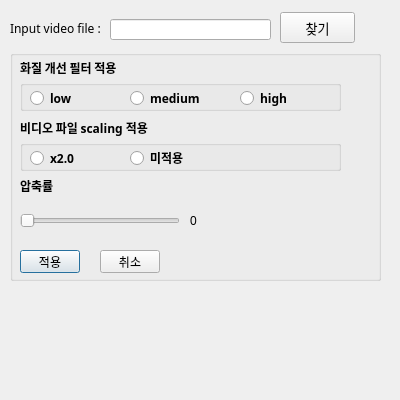
<?xml version="1.0" encoding="UTF-8"?>
<ui version="4.0">
 <class>Dialog</class>
 <widget class="QDialog" name="Dialog">
  <property name="geometry">
   <rect>
    <x>0</x>
    <y>0</y>
    <width>400</width>
    <height>400</height>
   </rect>
  </property>
  <property name="sizePolicy">
   <sizepolicy hsizetype="Fixed" vsizetype="Fixed">
    <horstretch>0</horstretch>
    <verstretch>0</verstretch>
   </sizepolicy>
  </property>
  <property name="minimumSize">
   <size>
    <width>350</width>
    <height>300</height>
   </size>
  </property>
  <property name="windowTitle">
   <string>video</string>
  </property>
  <property name="windowIcon">
   <iconset>
    <normaloff>../../Desktop/13011052/a.jpg</normaloff>../../Desktop/13011052/a.jpg</iconset>
  </property>
  <property name="modal">
   <bool>false</bool>
  </property>
  <widget class="QGroupBox" name="groupBox">
   <property name="geometry">
    <rect>
     <x>10</x>
     <y>50</y>
     <width>371</width>
     <height>231</height>
    </rect>
   </property>
   <property name="title">
    <string/>
   </property>
   <widget class="QLabel" name="label_2">
    <property name="geometry">
     <rect>
      <x>10</x>
      <y>10</y>
      <width>161</width>
      <height>16</height>
     </rect>
    </property>
    <property name="font">
     <font>
      <family>맑은 고딕</family>
      <weight>75</weight>
      <bold>true</bold>
     </font>
    </property>
    <property name="text">
     <string>화질 개선 필터 적용</string>
    </property>
   </widget>
   <widget class="QLabel" name="label_3">
    <property name="geometry">
     <rect>
      <x>10</x>
      <y>70</y>
      <width>161</width>
      <height>16</height>
     </rect>
    </property>
    <property name="font">
     <font>
      <family>맑은 고딕</family>
      <weight>75</weight>
      <bold>true</bold>
     </font>
    </property>
    <property name="text">
     <string>비디오 파일 scaling 적용</string>
    </property>
   </widget>
   <widget class="QLabel" name="label_4">
    <property name="geometry">
     <rect>
      <x>10</x>
      <y>130</y>
      <width>56</width>
      <height>12</height>
     </rect>
    </property>
    <property name="font">
     <font>
      <family>맑은 고딕</family>
      <weight>75</weight>
      <bold>true</bold>
     </font>
    </property>
    <property name="text">
     <string>압축률</string>
    </property>
   </widget>
   <widget class="QSlider" name="horizontalSlider">
    <property name="geometry">
     <rect>
      <x>10</x>
      <y>160</y>
      <width>160</width>
      <height>22</height>
     </rect>
    </property>
    <property name="orientation">
     <enum>Qt::Horizontal</enum>
    </property>
   </widget>
   <widget class="QPushButton" name="pushButton_2">
    <property name="geometry">
     <rect>
      <x>10</x>
      <y>200</y>
      <width>60</width>
      <height>23</height>
     </rect>
    </property>
    <property name="font">
     <font>
      <family>휴먼모음T</family>
     </font>
    </property>
    <property name="text">
     <string>적용</string>
    </property>
   </widget>
   <widget class="QPushButton" name="pushButton_3">
    <property name="geometry">
     <rect>
      <x>90</x>
      <y>200</y>
      <width>60</width>
      <height>23</height>
     </rect>
    </property>
    <property name="font">
     <font>
      <family>휴먼모음T</family>
     </font>
    </property>
    <property name="text">
     <string>취소</string>
    </property>
   </widget>
   <widget class="QGroupBox" name="groupBox_2">
    <property name="geometry">
     <rect>
      <x>10</x>
      <y>30</y>
      <width>321</width>
      <height>31</height>
     </rect>
    </property>
    <property name="autoFillBackground">
     <bool>false</bool>
    </property>
    <property name="title">
     <string/>
    </property>
    <property name="flat">
     <bool>true</bool>
    </property>
    <widget class="QRadioButton" name="radioButton_8">
     <property name="geometry">
      <rect>
       <x>220</x>
       <y>10</y>
       <width>90</width>
       <height>16</height>
      </rect>
     </property>
     <property name="font">
      <font>
       <family>함초롬돋움</family>
       <weight>75</weight>
       <bold>true</bold>
      </font>
     </property>
     <property name="text">
      <string>high</string>
     </property>
    </widget>
    <widget class="QRadioButton" name="radioButton_4">
     <property name="geometry">
      <rect>
       <x>10</x>
       <y>10</y>
       <width>90</width>
       <height>16</height>
      </rect>
     </property>
     <property name="font">
      <font>
       <family>함초롬돋움</family>
       <weight>75</weight>
       <bold>true</bold>
      </font>
     </property>
     <property name="text">
      <string>low</string>
     </property>
    </widget>
    <widget class="QRadioButton" name="radioButton_7">
     <property name="geometry">
      <rect>
       <x>110</x>
       <y>10</y>
       <width>90</width>
       <height>16</height>
      </rect>
     </property>
     <property name="font">
      <font>
       <family>함초롬돋움</family>
       <weight>75</weight>
       <bold>true</bold>
      </font>
     </property>
     <property name="text">
      <string>medium</string>
     </property>
    </widget>
   </widget>
   <widget class="QGroupBox" name="groupBox_3">
    <property name="geometry">
     <rect>
      <x>10</x>
      <y>90</y>
      <width>321</width>
      <height>31</height>
     </rect>
    </property>
    <property name="title">
     <string/>
    </property>
    <property name="flat">
     <bool>true</bool>
    </property>
    <widget class="QRadioButton" name="radioButton_12">
     <property name="geometry">
      <rect>
       <x>10</x>
       <y>10</y>
       <width>90</width>
       <height>16</height>
      </rect>
     </property>
     <property name="font">
      <font>
       <family>함초롬돋움</family>
       <weight>75</weight>
       <bold>true</bold>
      </font>
     </property>
     <property name="text">
      <string>x2.0</string>
     </property>
    </widget>
    <widget class="QRadioButton" name="radioButton_13">
     <property name="geometry">
      <rect>
       <x>110</x>
       <y>10</y>
       <width>90</width>
       <height>16</height>
      </rect>
     </property>
     <property name="font">
      <font>
       <family>함초롬돋움</family>
       <weight>75</weight>
       <bold>true</bold>
      </font>
     </property>
     <property name="text">
      <string>미적용</string>
     </property>
    </widget>
   </widget>
   <widget class="QLabel" name="label_8">
    <property name="geometry">
     <rect>
      <x>180</x>
      <y>160</y>
      <width>56</width>
      <height>21</height>
     </rect>
    </property>
    <property name="text">
     <string>0</string>
    </property>
   </widget>
  </widget>
  <widget class="QLabel" name="label">
   <property name="geometry">
    <rect>
     <x>10</x>
     <y>20</y>
     <width>121</width>
     <height>16</height>
    </rect>
   </property>
   <property name="font">
    <font>
     <family>Arial Rounded MT Bold</family>
     <weight>50</weight>
     <bold>false</bold>
    </font>
   </property>
   <property name="text">
    <string>Input video file :</string>
   </property>
  </widget>
  <widget class="QLineEdit" name="lineEdit">
   <property name="geometry">
    <rect>
     <x>110</x>
     <y>19</y>
     <width>161</width>
     <height>21</height>
    </rect>
   </property>
   <property name="readOnly">
    <bool>true</bool>
   </property>
  </widget>
  <widget class="QPushButton" name="pushButton">
   <property name="geometry">
    <rect>
     <x>280</x>
     <y>12</y>
     <width>75</width>
     <height>31</height>
    </rect>
   </property>
   <property name="font">
    <font>
     <family>휴먼모음T</family>
     <pointsize>10</pointsize>
    </font>
   </property>
   <property name="text">
    <string>찾기</string>
   </property>
  </widget>
 </widget>
 <resources/>
 <connections/>
</ui>
